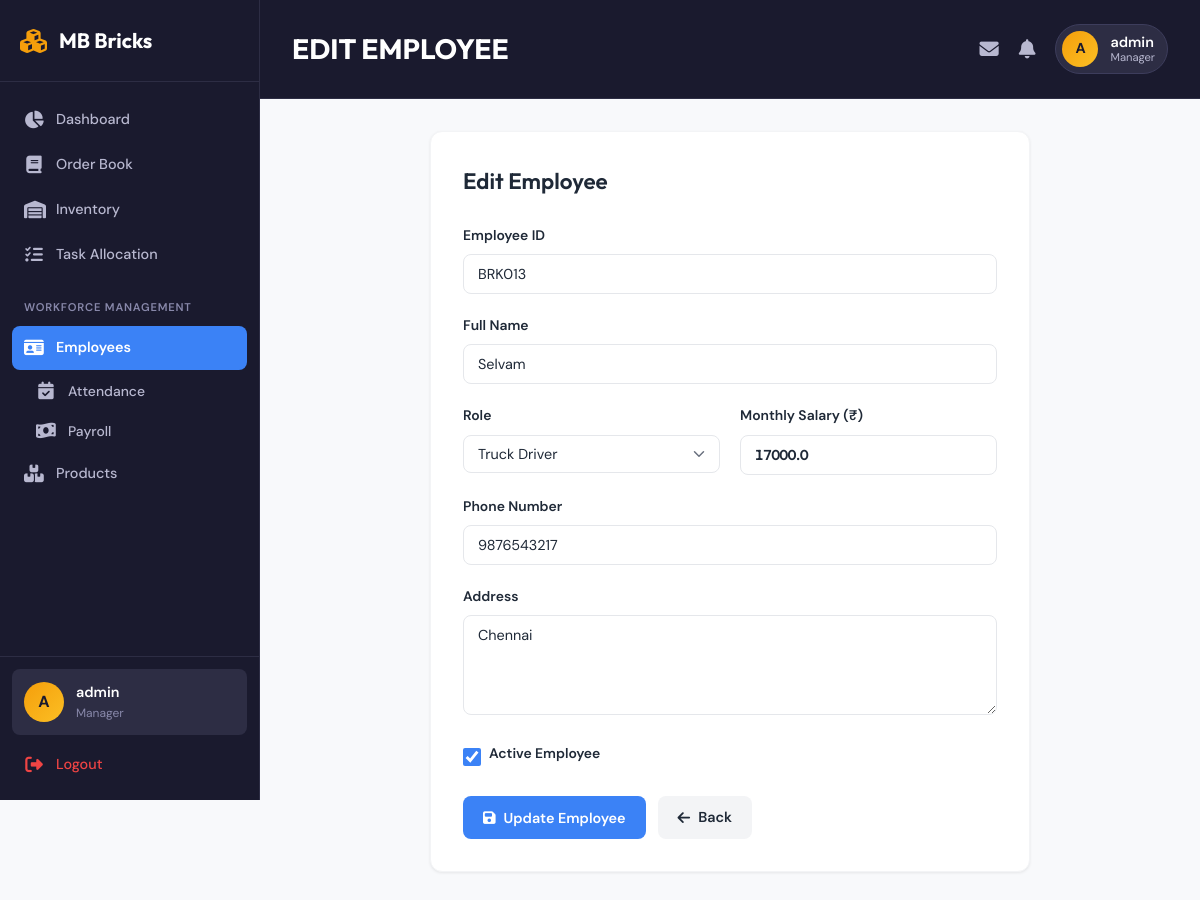
/employees/edit/8 (signed in), run on the app's committed database.
### tables this page shows
CREATE TABLE employees (
            id INTEGER PRIMARY KEY AUTOINCREMENT,
            employee_id TEXT UNIQUE NOT NULL,
            name TEXT NOT NULL,
            role TEXT NOT NULL,
            phone TEXT,
            address TEXT,
            salary REAL DEFAULT 0,
            is_active INTEGER DEFAULT 1,
            joined_date DATE DEFAULT CURRENT_DATE
        );

### app.py (the view, shortened to what this page needs)
@app.route('/employees/edit/<int:id>', methods=['GET', 'POST'])
@login_required
@role_required('Manager')
def edit_employee(id):
    db = get_db()
    employee = db.execute('SELECT * FROM employees WHERE id = ?', (id,)).fetchone()
    if not employee:
        flash('Employee not found', 'danger')
        return redirect(url_for('employees'))
    return render_template('employee_form.html', employee=employee)

### app.py (called while the page is built)
def login_required(f):
    @wraps(f)
    def decorated_function(*args, **kwargs):
        if 'user_id' not in session:
            flash('Please login to access this page.', 'warning')
            return redirect(url_for('login'))
        return f(*args, **kwargs)
    return decorated_function

def role_required(*roles):
    def decorator(f):
        @wraps(f)
        def decorated_function(*args, **kwargs):
            if 'user_role' not in session:
                flash('Please login to access this page.', 'warning')
                return redirect(url_for('login'))
            if session['user_role'] not in roles:
                flash('You do not have permission to access this page.', 'danger')
                return redirect(url_for('dashboard'))
            return f(*args, **kwargs)
        return decorated_function
    return decorator

def convert_date(val):
    return datetime.strptime(val.decode(), "%Y-%m-%d").date()

def get_db():
    if 'db' not in g:
        g.db = sqlite3.connect(DATABASE, detect_types=sqlite3.PARSE_DECLTYPES | sqlite3.PARSE_COLNAMES)
        g.db.row_factory = sqlite3.Row
    return g.db

### templates/employee_form.html (shortened to what this page needs)
{% extends 'base.html' %}
{% block header %}{% if employee %}EDIT EMPLOYEE{% else %}ADD EMPLOYEE{% endif %}{% endblock %}
{% block content %}
<div class="form-card">
    <h2>{% if employee %}Edit Employee{% else %}Add Employee{% endif %}</h2>
    <form method="POST">
        {% if employee %}
        <div class="form-group">
            <label>Employee ID</label>
            <input type="text" class="form-control" value="{{ employee.employee_id }}" disabled>
        </div>
        {% endif %}
        <div class="form-group">
            <label for="name">Full Name</label>
            <input type="text" id="name" name="name" class="form-control"
                   value="{{ employee.name if employee else '' }}" required
                   placeholder="Enter employee name">
        </div>
        <div class="form-row">
            <div class="form-group">
                <label for="role">Role</label>
                <select id="role" name="role" class="form-control" required>
                    <option value="Truck Driver" {% if employee and employee.role == 'Truck Driver' %}selected{% endif %}>Truck Driver</option>
                </select>
            </div>
            <div class="form-group">
                <label for="salary">Monthly Salary (₹)</label>
                <input type="number" id="salary" name="salary" class="form-control" min="0" step="100"
                       value="{{ employee.salary if employee else 0 }}"
                       placeholder="0">
            </div>
        </div>
        <div class="form-group">
            <label for="phone">Phone Number</label>
            <input type="tel" id="phone" name="phone" class="form-control"
                   value="{{ employee.phone if employee else '' }}"
                   placeholder="Enter phone number">
        </div>
        <div class="form-group">
            <label for="address">Address</label>
            <textarea id="address" name="address" class="form-control"
                      placeholder="Enter address">{{ employee.address if employee else '' }}</textarea>
        </div>
        <div class="form-group">
            <div class="checkbox-wrapper">
                <input type="checkbox" id="is_active" name="is_active"
                       {% if not employee or employee.is_active %}checked{% endif %}>
                <label for="is_active">Active Employee</label>
            </div>
        </div>
        <div class="d-flex gap-1 mt-2">
            <button type="submit" class="btn btn-primary">
                <i class="fas fa-save"></i> {% if employee %}Update{% else %}Add{% endif %} Employee
            </button>
            <a href="{{ url_for('employees') }}" class="btn btn-secondary">
                <i class="fas fa-arrow-left"></i> Back
            </a>
        </div>
    </form>
</div>
{% endblock %}

### static/css/style.css (style rules this page uses)
:root { --primary: #3b82f6; --primary-dark: #2563eb; --primary-light: #60a5fa; --primary-subtle: #dbeafe; --bg-primary: #f8f9fb; --bg-secondary: #f3f4f6; --bg-white: #ffffff; --bg-card: #ffffff; --bg-hover: #f9fafb; --bg-sidebar: #ffffff; --text-primary: #1f2937; --text-secondary: #6b7280; --text-tertiary: #9ca3af; --text-light: #d1d5db; --border-light: #f3f4f6; --border-medium: #e5e7eb; --border-dark: #d1d5db; --success: #10b981; --success-bg: #d1fae5; --success-text: #065f46; --warning: #f59e0b; --warning-bg: #fef3c7; --warning-text: #92400e; --danger: #ef4444; --danger-bg: #fee2e2; --danger-text: #991b1b; --info: #3b82f6; --info-bg: #dbeafe; --info-text: #1e40af; --shadow-xs: 0 1px 2px rgba(0, 0, 0, 0.05); --shadow-sm: 0 1px 3px rgba(0, 0, 0, 0.08); --shadow-md: 0 4px 6px -1px rgba(0, 0, 0, 0.08); --shadow-lg: 0 10px 15px -3px rgba(0, 0, 0, 0.08); --shadow-xl: 0 20px 25px -5px rgba(0, 0, 0, 0.08); --radius-sm: 6px; --radius: 8px; --radius-md: 10px; --radius-lg: 12px; --radius-xl: 16px; --radius-full: 9999px; --space-xs: 4px; --space-sm: 8px; --space-md: 16px; --space-lg: 24px; --space-xl: 32px; }
* { margin: 0; padding: 0; box-sizing: border-box; }
body { font-family: 'DM Sans', -apple-system, BlinkMacSystemFont, 'Segoe UI', sans-serif; background: var(--bg-primary); color: var(--text-primary); line-height: 1.6; font-size: 15px; overflow-x: hidden; -webkit-font-smoothing: antialiased; -moz-osx-font-smoothing: grayscale; }
h1, h2, h3, h4, h5, h6 { font-family: 'Outfit', sans-serif; font-weight: 600; }
.currency, .stat-value, input[type="number"], td.currency { font-family: 'Outfit', monospace; font-weight: 600; letter-spacing: -0.3px; font-feature-settings: 'tnum'; font-variant-numeric: tabular-nums; }
.btn { display: inline-flex; align-items: center; justify-content: center; gap: 8px; padding: 10px 20px; border: none; border-radius: var(--radius); font-size: 0.9rem; font-weight: 600; cursor: pointer; transition: all 0.2s ease; text-decoration: none; font-family: 'DM Sans', sans-serif; }
.btn-primary { background: var(--primary); color: white; }
.btn-secondary { background: var(--bg-secondary); color: var(--text-primary); }
.form-group { margin-bottom: 20px; }
.form-group label { display: block; margin-bottom: 8px; font-weight: 600; color: var(--text-primary); font-size: 0.87rem; }
.form-control { width: 100%; padding: 10px 14px; border: 1.5px solid var(--border-medium); border-radius: var(--radius); font-size: 0.9rem; transition: all 0.2s ease; background: var(--bg-white); color: var(--text-primary); font-family: 'DM Sans', sans-serif; }
select.form-control { cursor: pointer; appearance: none; background-repeat: no-repeat; background-position: right 12px center; background-size: 16px 12px; padding-right: 40px; }
textarea.form-control { min-height: 100px; resize: vertical; }
.form-row { display: grid; grid-template-columns: repeat(auto-fit, minmax(250px, 1fr)); gap: 20px; }
.mt-2 { margin-top: 24px; }
.d-flex { display: flex; }
.gap-1 { gap: 12px; }
.checkbox-wrapper { display: flex; align-items: center; gap: 8px; }
.checkbox-wrapper input[type="checkbox"] { width: 18px; height: 18px; cursor: pointer; accent-color: var(--primary); }
.form-card { max-width: 600px; margin: 0 auto; background: var(--bg-card); border: 1px solid var(--border-light); border-radius: var(--radius-lg); padding: 32px; box-shadow: var(--shadow-sm); }
.form-card h2 { margin-bottom: 24px; font-size: 1.4rem; color: var(--text-primary); }

### data on the page
employees: employee_id "BRK013", name "Selvam", role "Truck Driver", salary "17000.0", phone "9876543217", address "Chennai", is_active "☑"

### other printed values
{{ session.get('username', 'U')[0]|upper }} "A"
{{ session.get('username', 'User') }} "admin"
{{ session.get('user_role', 'Guest') }} "Manager"
